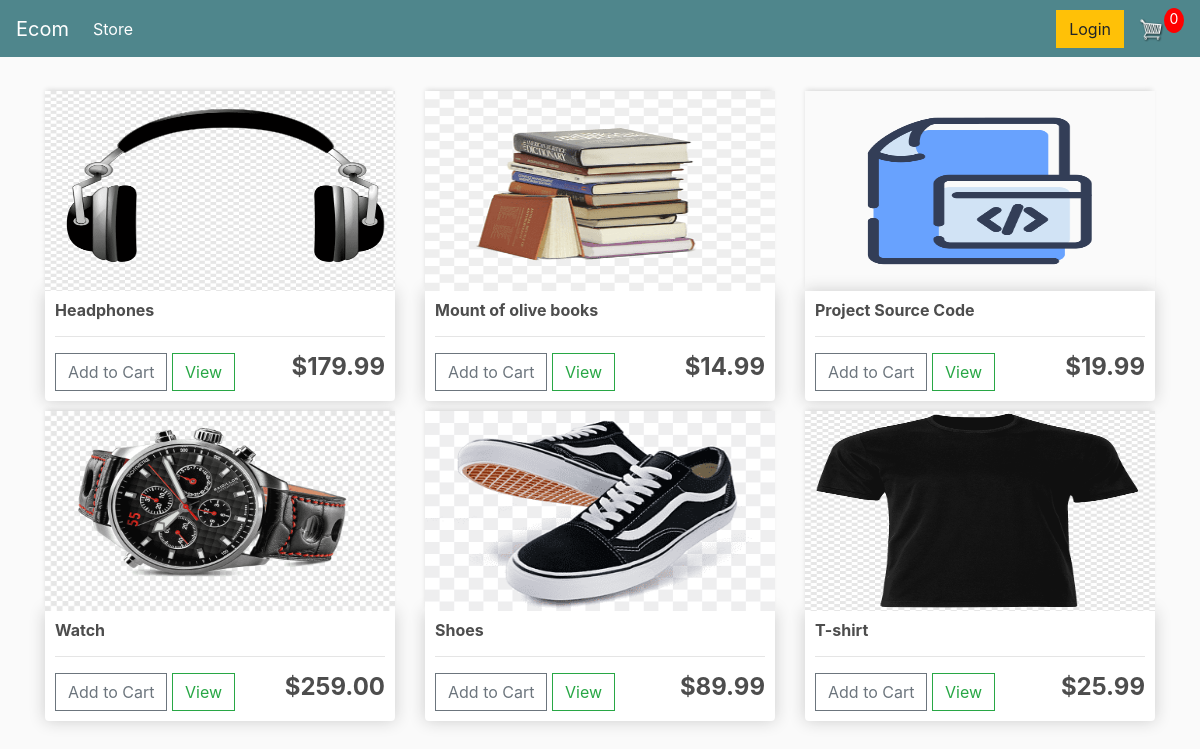
The page / on the database its author committed.
### store/models.py (models this page shows, shortened)
class Product(models.Model):
    name = models.CharField(max_length=200, null=True)
    price = models.DecimalField(max_digits=7, decimal_places=2)
    digital = models.BooleanField(default=False, null=True, blank=False)
    image = models.ImageField(null=True, blank=True)

### store/views.py (the view)
# urls.py: path('', include("store.urls")),
def store(request):
    data = cartData(request)
    cartItems = data['cartItems']
    products = Product.objects.all()
    context = {'products': products, 'cartItems': cartItems}
    return render(request, 'store/store.html', context)

### store/utils.py (called while the page is built, shortened)
def cookieCart(request):
    try:
            cart = json.loads(request.COOKIES['cart'])
    except:
            cart = {}
    print("Cart:", cart)
    items = []
    order = {'get_cart_total':0, 'get_cart_items':0, 'shipping':False}
    cartItems = order['get_cart_items']
    return {'cartItems': cartItems, 'order': order, 'items': items}

def cartData(request):
    if request.user.is_authenticated:
        customer = request.user.customer
        order, created = Order.objects.get_or_create(customer=customer, complete=False)
        items = order.orderitem_set.all()
        cartItems = order.get_cart_items
    else:
        cookieData = cookieCart(request)
        cartItems = cookieData['cartItems']
        order = cookieData['order']
        items = cookieData['items']
    return {'cartItems': cartItems, 'order': order, 'items': items}

### store/templates/store/store.html
{% extends 'store/main.html' %}
{% load static %}
{% block content %}
  <div class="row">
    {% for product in products %}
      <div class="col-lg-4">
        <img class="thumbnail" src="{{ product.image.url }}" />
        <div class="box-element product">
          <h6><strong>{{ product.name }}</strong></h6>
          <hr />
          <button data-product="{{ product.id }}" data-action="add" class="btn btn-outline-secondary add-btn update-cart">Add to Cart</button>
          <a class="btn btn-outline-success" href="#">View</a>
          <h4 style="display: inline-block; float: right"><strong>${{ product.price|floatformat:2 }}</strong></h4>
        </div>
      </div>
    {% endfor %}
  </div>
{% endblock %}

### store/templates/store/main.html (shortened to what this page needs)
<!DOCTYPE html>
{% load static %}
<html lang="en">
<head>
    <link rel="stylesheet" href="https://stackpath.bootstrapcdn.com/bootstrap/4.4.1/css/bootstrap.min.css">
    <link rel="stylesheet" type= "text/css" href="{% static 'css/main.css' %}">
</head>
<body>
    <nav class="navbar navbar-expand-lg navbar-dark bg-dark">
        <a class="navbar-brand" href="{% url 'store' %}">Ecom</a>
        <div class="collapse navbar-collapse" id="navbarSupportedContent">
          <ul class="navbar-nav mr-auto">
            <li class="nav-item active">
              <a class="nav-link" href="{% url 'store' %}">Store <span class="sr-only">(current)</span></a>
            </li>
          </ul>
          <div class="form-inline my-2 my-lg-0">
               <a href="#"class="btn btn-warning">Login</a>
               <a href="{% url 'cart' %}">
                  <img  id="cart-icon" src="{% static 'images/cart.png' %}">
              </a>
              <p id="cart-total">{{cartItems}}</p>
          </div>
        </div>
      </nav>
    <div class="container">
        <br>
        {% block content %}
        {% endblock %}
    </div>
</body>
</html>

### static/css/main.css (style rules this page uses)
body { background-color: hsl(0, 0%, 98%); }
h1,h2,h3,h4,h5,h6 { color:hsl(0, 0%, 30%); }
.box-element { box-shadow:hsl(0, 0%, 80%) 0 0 16px; background-color: #fff; border-radius: 4px; padding: 10px; }
.thumbnail { width: 100%; height: 200px; -webkit-box-shadow: -1px -3px 5px -2px rgba(214,214,214,1); -moz-box-shadow: -1px -3px 5px -2px rgba(214,214,214,1); box-shadow: -1px -3px 5px -2px rgba(214,214,214,1); }
.product { border-radius: 0 0 4px 4px; }
.bg-dark { background-color: #4f868c!important; }
#cart-icon { width:25px; display: inline-block; margin-left: 15px; }
#cart-total { display: block; text-align: center; color:#fff; background-color: red; width: 20px; height: 25px; border-radius: 50%; font-size: 14px; }
.col-lg-4, .col-lg-6, .col-lg-8, .col-lg-12 { margin-top: 10px; }
.btn { border-radius: 0; }

### rows shown on the page
Product: image (picture), name "Headphones", price "179.99"
Product: image (picture), name "Mount of olive books", price "14.99"
Product: image (picture), name "Project Source Code", price "19.99"
Product: image (picture), name "Watch", price "259.00"
Product: image (picture), name "Shoes", price "89.99"
Product: image (picture), name "T-shirt", price "25.99"

### other values the page prints
{{ cartItems }} "0"
